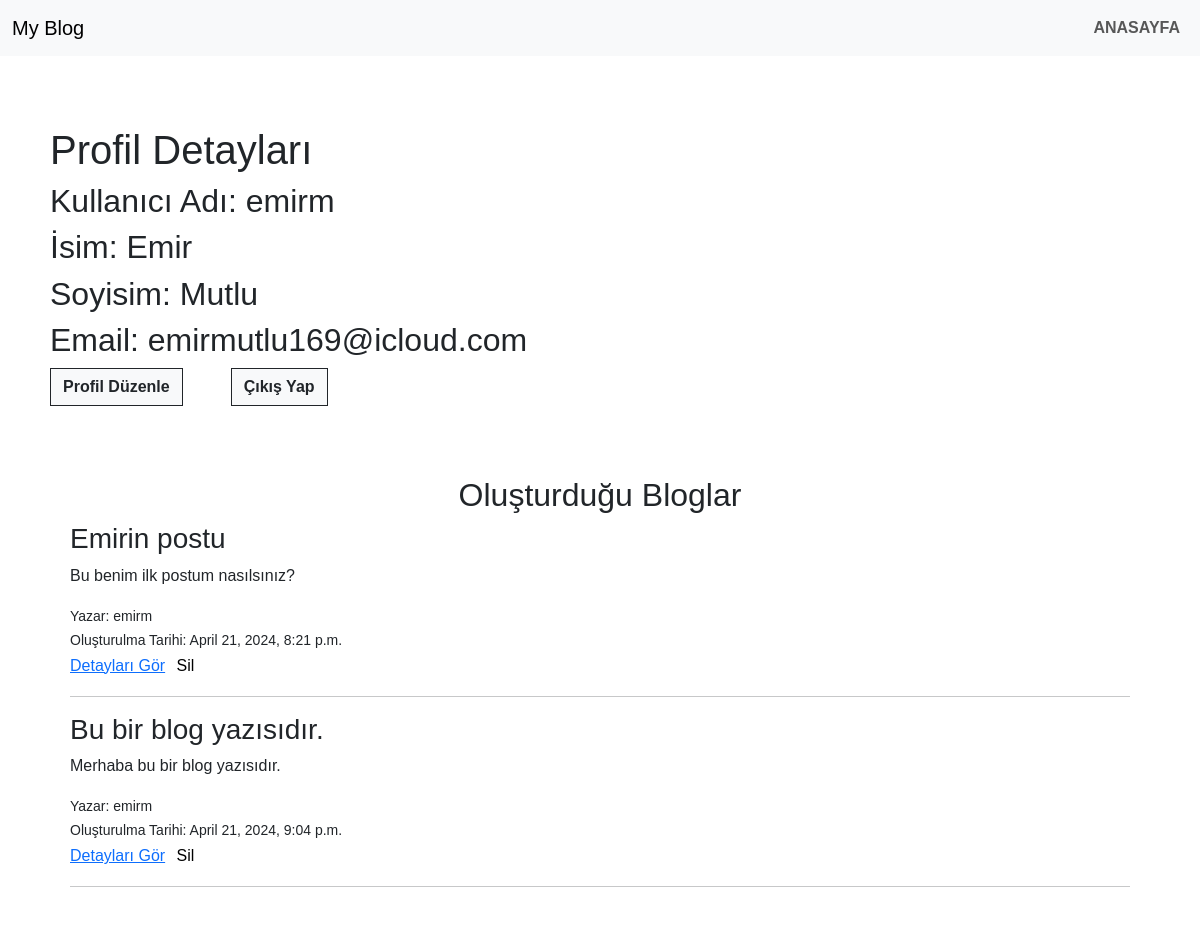
The app's page /profile/ (signed in) with its own data.
### myblog/models.py (models this page shows, shortened)
class Profile(models.Model):
    user = models.OneToOneField(User, on_delete=models.CASCADE)
    first_name = models.CharField(max_length=50, blank=True)
    last_name = models.CharField(max_length=50, blank=True)

class Post(models.Model):
    title = models.CharField(max_length=100)
    content = models.TextField()
    author = models.ForeignKey(User, on_delete=models.CASCADE)
    file = models.ImageField(upload_to='uploads/', blank=True, null=True)
    created_at = models.DateTimeField(auto_now_add=True)
    likes = models.ManyToManyField(User, related_name='liked_posts')

### myblog/views.py (the view)
# urls.py: path('profile/', views.profile_detail, name='profile_detail'),
@login_required
def profile_detail(request):
    user = request.user
    return render(request, 'profile_detail.html', {'user': user})

### templates/profile_detail.html (shortened to what this page needs)
<!DOCTYPE html>
<html lang="en">
<head>
    <link href="https://cdn.jsdelivr.net/npm/bootstrap@5.3.3/dist/css/bootstrap.min.css" rel="stylesheet"
>
</head>
<body>
    <nav class="navbar navbar-expand-lg navbar-light bg-light">
        <div class="container-fluid">
            <a class="navbar-brand" href="#">My Blog</a>
            <div class="collapse navbar-collapse" id="navbarNav">
                <ul class="navbar-nav ms-auto">
                    <li class="nav-item">
                        <a class="nav-link fw-bold" href="{% url 'home' %}">ANASAYFA</a>
                    </li>
                </ul>
            </div>
        </div>
    </nav>
    <div class="container">
        <h1>Profil Detayları</h1>
        <div>
            <h2>Kullanıcı Adı: {{ user.username }}</h2>
            <h2>İsim: {{ user.profile.first_name }}</h2>
            <h2>Soyisim: {{ user.profile.last_name }}</h2>
            <h2>Email: {{ user.email }}</h2>
            <div class="d-flex gap-5">
                <a href="{% url 'profile_edit' %}" class="btn btn-outline-dark btn-light rounded-0 fw-bold">Profil
                    Düzenle</a>
                <form action="{% url 'logout' %}" method="post">
                    <button type="submit" class="btn btn-outline-dark btn-light rounded-0 fw-bold">Çıkış Yap</button>
                </form>
            </div>
        </div>
        <div class="container">
            <h2 style="text-align: center;">Oluşturduğu Bloglar</h2>
            {% include 'created_blogs.html' %}
        </div>
    </div>
</body>
</html>

### templates/created_blogs.html (shortened to what this page needs)
<!DOCTYPE html>
<html lang="en">
<head>
</head>
<body>
    {% for post in user.post_set.all %}
    <div>
        <h3>{{ post.title }}</h3>
        <p>{{ post.content }}</p>
        <small>Yazar: {{ post.author.username }}</small>
        <br>
        <small>Oluşturulma Tarihi: {{ post.created_at }}</small>
        <br>
        <a href="{% url 'blog_detail' post_id=post.id %}">Detayları Gör</a>
        <button style="border: 1px solid white; background-color: rgb(0, 0, 0, 0); color: black;" onclick="confirmDelete({{ post.id }})">Sil</button>
    </div>
    <hr>
    {% empty %}
    <p>Bu kullanıcı henüz blog oluşturmamış.</p>
    {% endfor %}
</body>
</html>

### templates/profile_detail.html (style rules this page uses)
body { font-family: 'Poppins', sans-serif; background: url('https://2.bp.blogspot.com/-WbqFmCpQrdk/VOG0VEkIwII/AAAAAAAAVX4/0P48AZfsrqY/s1600/uzay1.jpg'); background-position: center; background-repeat: no-repeat; background-size: cover; background-attachment: fixed; color: #212529; font-weight: bold fw-bold; }
.container { background-color: rgb(255, 255, 255, .9); padding: 20px; border-radius: 10px; margin-top: 50px; }
h1, h2 { color: #212529; }

### records on screen
Post: title "Emirin postu", content "Bu benim ilk postum nasılsınız?", author.username "emirm", created_at "April 21, 2024, 8:21 p.m."
Post: title "Bu bir blog yazısıdır.", content "Merhaba bu bir blog yazısıdır.", author.username "emirm", created_at "April 21, 2024, 9:04 p.m."

### other values on screen
{{ user.username }} "emirm"
{{ user.profile.first_name }} "Emir"
{{ user.profile.last_name }} "Mutlu"
{{ user.email }} "emirmutlu169@icloud.com"
